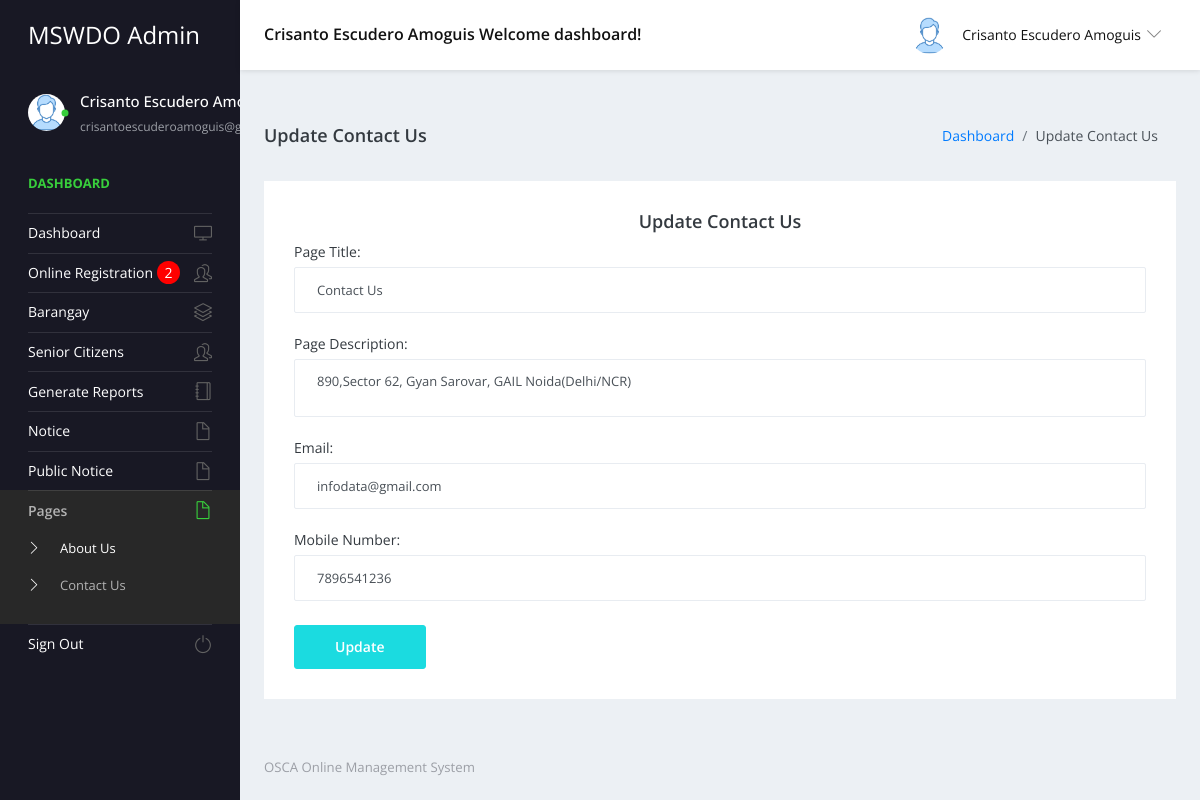
The page /admin/contact-us.php (signed in) on the database as committed earlier.
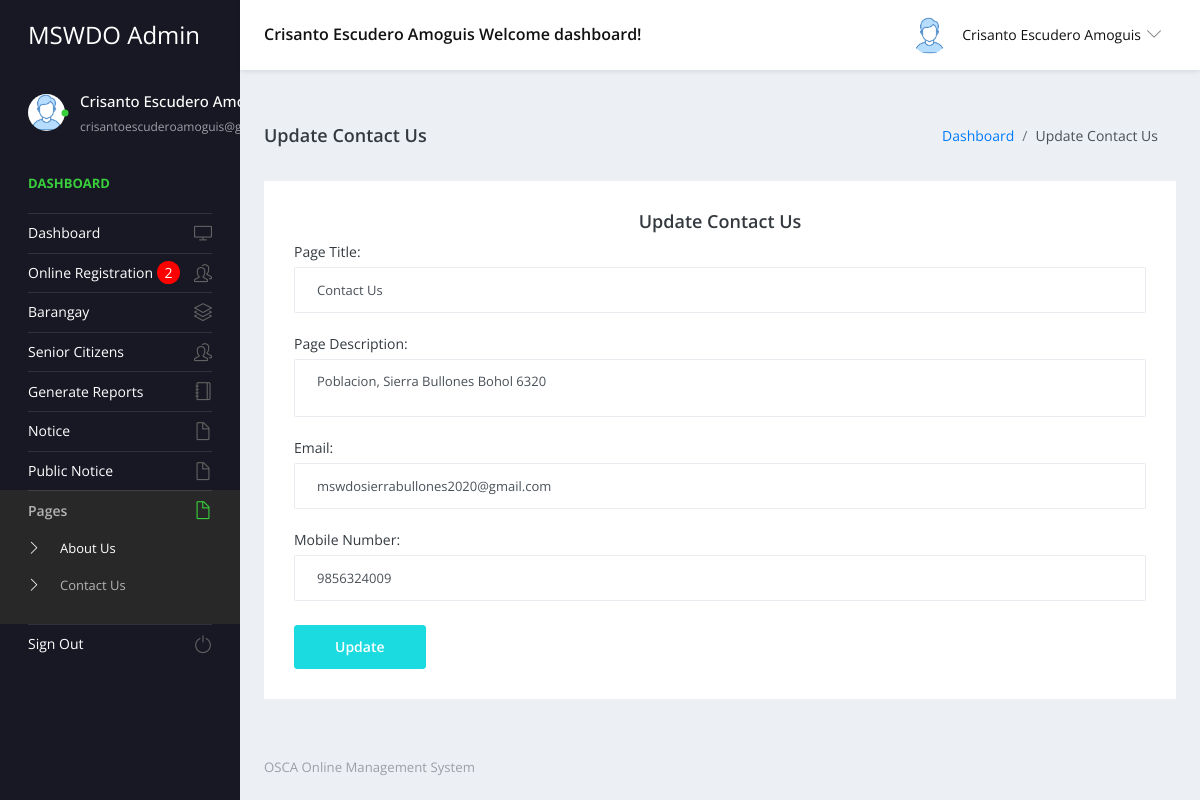
The same page on the database as committed later.
### tables this page shows
CREATE TABLE `tblpage` (
  `ID` int(10) NOT NULL,
  `PageType` varchar(200) DEFAULT NULL,
  `PageTitle` mediumtext DEFAULT NULL,
  `PageDescription` mediumtext DEFAULT NULL,
  `Email` varchar(200) DEFAULT NULL,
  `MobileNumber` bigint(10) DEFAULT NULL,
  `UpdationDate` date DEFAULT NULL
);

### admin/contact-us.php (the view, shortened to what this page needs)
<?php
include('includes/dbconnection.php');
if (strlen($_SESSION['sturecmsaid']==0)) {
  header('location:logout.php');
  } else{
  ?>
<!DOCTYPE html>
<html lang="en">
  <head>
    <link rel="stylesheet" href="vendors/simple-line-icons/css/simple-line-icons.css">
    <link rel="stylesheet" href="vendors/flag-icon-css/css/flag-icon.min.css">
    <link rel="stylesheet" href="vendors/css/vendor.bundle.base.css">
    <link rel="stylesheet" href="vendors/select2/select2.min.css">
    <link rel="stylesheet" href="vendors/select2-bootstrap-theme/select2-bootstrap.min.css">
    <link rel="stylesheet" href="css/style.css" />
  </head>
  <body>
    <div class="container-scroller">
     <?php include_once('includes/header.php');?>
      <div class="container-fluid page-body-wrapper">
      <?php include_once('includes/sidebar.php');?>
        <div class="main-panel">
          <div class="content-wrapper">
            <div class="page-header">
              <h3 class="page-title"> Update Contact Us </h3>
              <nav aria-label="breadcrumb">
                <ol class="breadcrumb">
                  <li class="breadcrumb-item"><a href="dashboard.php">Dashboard</a></li>
                  <li class="breadcrumb-item active" aria-current="page"> Update Contact Us</li>
                </ol>
              </nav>
            </div>
            <div class="row">
              <div class="col-12 grid-margin stretch-card">
                <div class="card">
                  <div class="card-body">
                    <h4 class="card-title" style="text-align: center;">Update Contact Us</h4>
                    <form class="forms-sample" method="post">
                      <?php
$sql="SELECT * from  tblpage where PageType='contactus'";
$query = $dbh -> prepare($sql);
$query->execute();
$results=$query->fetchAll(PDO::FETCH_OBJ);
$cnt=1;
if($query->rowCount() > 0)
{
foreach($results as $row)
{               ?>
                      <div class="form-group">
                        <label for="exampleInputName1">Page Title:</label>
                        <input type="text" name="pagetitle" value="<?php  echo $row->PageTitle;?>" class="form-control" required='true'>
                      </div>
                      <div class="form-group">
                        <label for="exampleInputName1">Page Description:</label>
                        <textarea type="text" name="pagedes" class="form-control" required='true'><?php  echo $row->PageDescription;?></textarea>
                      </div>
                      <div class="form-group">
                        <label for="exampleInputName1">Email:</label>
                        <input type="text" name="email" id="email" required="true" value="<?php  echo $row->Email;?>" class="form-control">
                      </div>
                      <div class="form-group">
                        <label for="exampleInputName1">Mobile Number:</label>
                        <input type="text" name="mobnum" id="mobnum" required="true" value="<?php  echo $row->MobileNumber;?>" class="form-control" maxlength="10" pattern="[0-9]+">
                      </div>
                      <?php $cnt=$cnt+1;}} ?>
                      <button type="submit" class="btn btn-primary mr-2" name="submit">Update</button>
                    </form>
                  </div>
                </div>
              </div>
            </div>
          </div>
         <?php include_once('includes/footer.php');?>
        </div>
      </div>
    </div>
  </body>
</html><?php }  ?>

Rows that differ between the two databases and show on the page:
changed tblpage "Contact Us": pagedes "890,Sector 62, Gyan Sarovar, GAIL Noida(Delhi/NCR)" → "Poblacion, Sierra Bullones Bohol 6320"; email "infodata@gmail.com" → "mswdosierrabullones2020@gmail.com"; mobnum "7896541236" → "9856324009"
